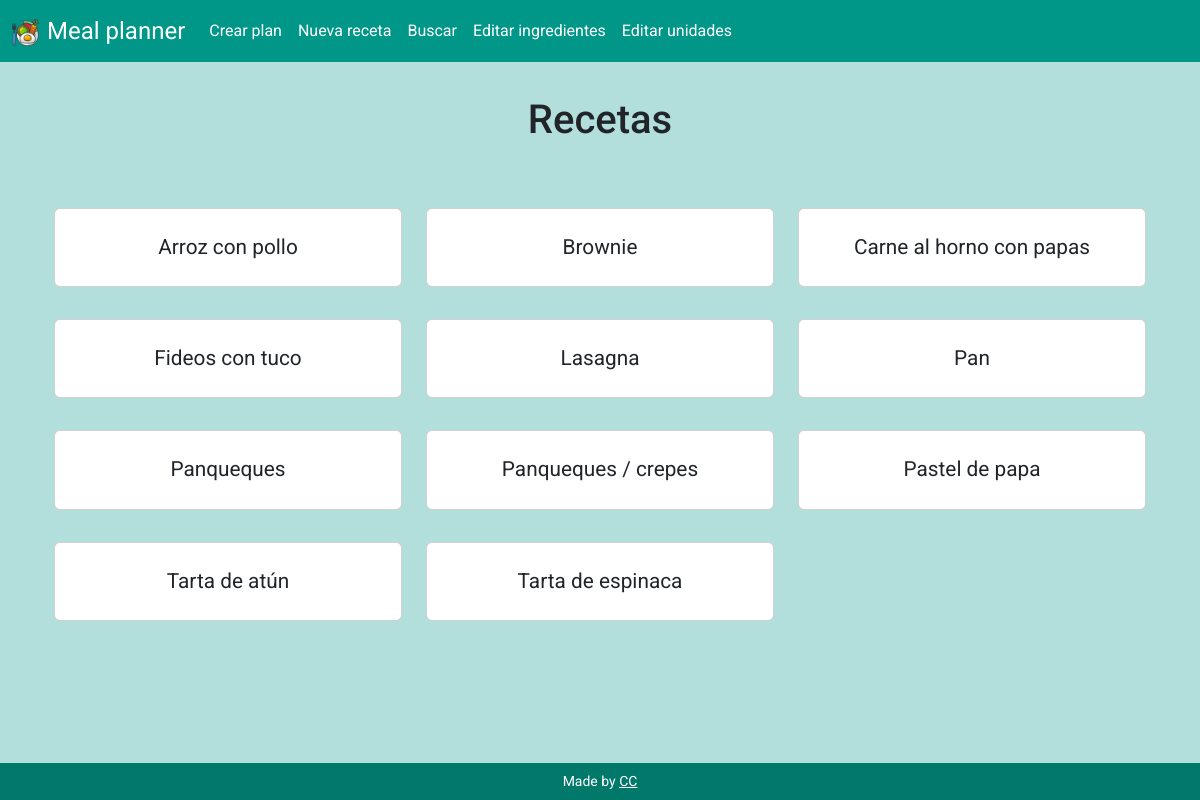
Before: / with the older database file.
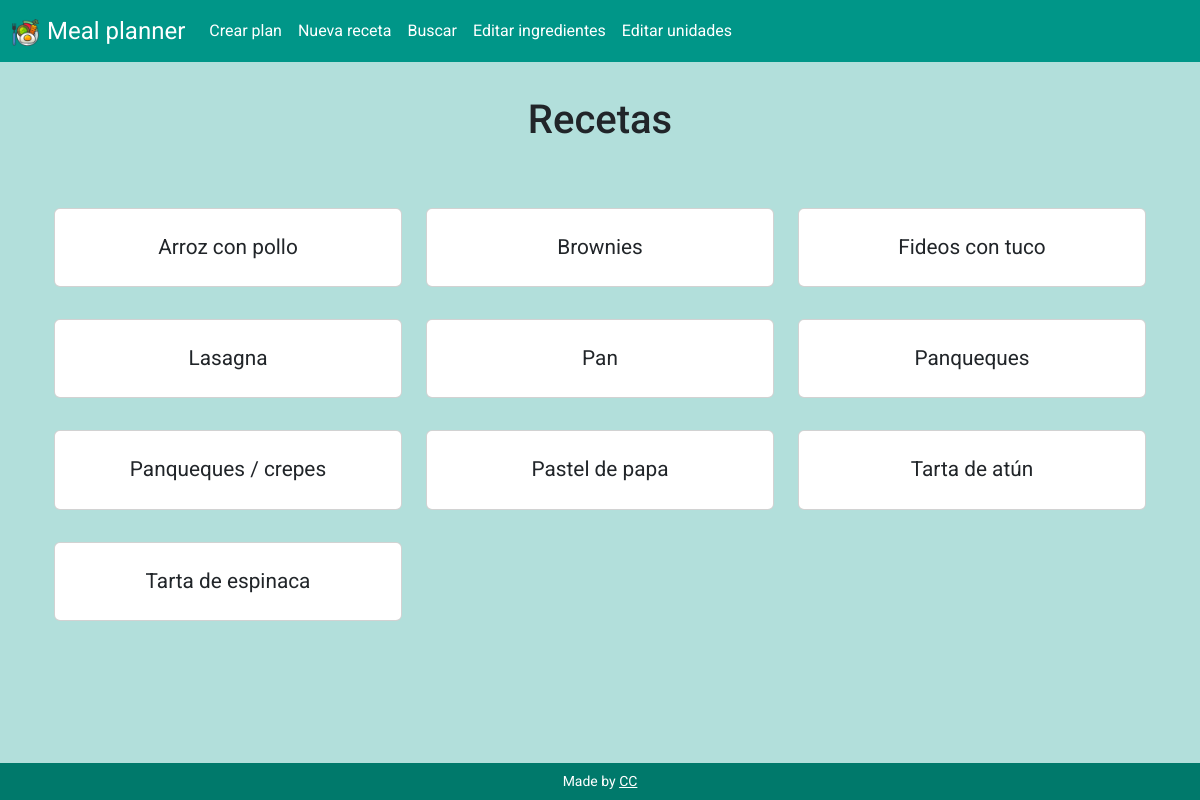
After: the same page with the newer database file.
### tables this page shows
CREATE TABLE recipes (id INTEGER PRIMARY KEY AUTOINCREMENT NOT NULL, name TEXT NOT NULL, instructions TEXT NOT NULL);

### app.py (the view)
@app.route('/', methods=["GET", "POST"])
def index():
    if request.method == "POST":
        id = request.form.get("id")
        cur = db_connect()
        cur.execute("SELECT * FROM recipes WHERE id = ?", (id,))
        recipe = cur.fetchall()
        cur.execute("SELECT ing_used.quantity, ingredients.name AS ing_name, units.name AS unit_name FROM ing_used JOIN ingredients ON ingredients.id = ing_used.ing_id JOIN units ON units.id = ing_used.unit_id WHERE ing_used.recipe_id = ?", (id,))
        ing_used = cur.fetchall()
        db_close(cur)
        return render_template("recipe.html", recipe=recipe, ing_used=ing_used)
    else:
        cur = db_connect()
        cur.execute("SELECT id, name FROM recipes ORDER BY name ASC")
        rows = cur.fetchall()
        db_close(cur)
        return render_template("index.html", rows=rows)

### app.py (called while the page is built)
def db_connect():
    con = sqlite3.connect("meal_planner.db")
    con.row_factory = sqlite3.Row
    cur = con.cursor()
    return cur

def db_close(con):
    con.close()

@app.after_request
def after_request(response):
    response.headers["Cache-Control"] = "no-cache, no-store, must-revalidate"
    response.headers["Expires"] = 0
    response.headers["Pragma"] = "no-cache"
    return response

### templates/index.html (shortened to what this page needs)
{% extends "layout.html" %}
{% block main %}
    <section class="container-fluid text-center">
        <h1 class="mb-5">Recetas</h1>
        <div class="row">
            {% for row in rows %}
                <div class="col-md-4 col-sm-6 my-3 align-self-center">
                    <div class="card">
                        <div class="card-body">
                            <form action="/" method="post">
                                <button type="submit" class="btn stretched-link"><p class="card-title p-0 m-0">{{ row["name"] }}</p></button>
                            </form>
                        </div>
                    </div>
                </div>
            {% endfor %}
        </div>
    </section>
{% endblock %}

### templates/layout.html (shortened to what this page needs)
<!DOCTYPE html>
<html lang="es">
<head>
    <link href="https://cdn.jsdelivr.net/npm/bootstrap@5.3.3/dist/css/bootstrap.min.css" rel="stylesheet"
>
    <link rel="stylesheet" href="https://cdn.jsdelivr.net/npm/bootstrap-icons@1.11.3/font/bootstrap-icons.min.css">
    <link href="/static/styles.css" rel="stylesheet">
</head>
<body>
    <header>
        <nav class="navbar navbar-expand-md fixed-top">
            <div class="container-fluid">
                <a class="navbar-brand fs-4" href="/"><img src="/static/favicon.ico" class="me-2" height="27px" width="27px" alt="Plate of food with fork">Meal planner</a>
                <div class="collapse navbar-collapse" id="navbar">
                    <ul class="navbar-nav">
                        <li class="nav-item"><a class="nav-link" href="/create_plan">Crear plan</a></li>
                        <li class="nav-item"><a class="nav-link" href="/create_recipe">Nueva receta</a></li>
                        <li class="nav-item"><a class="nav-link" href="/search">Buscar</a></li>
                        <li class="nav-item"><a class="nav-link" href="/edit_ingredients">Editar ingredientes</a></li>
                        <li class="nav-item"><a class="nav-link" href="/edit_units">Editar unidades</a></li>
                    </ul>
                </div>
            </div>
        </nav>
    </header>
    <main class="container my-5 pt-5">
        {% block main %}{% endblock %}
    </main>
    <footer class="fixed-bottom">
        <p class="my-2 small text-center">
            Made by <a href="https://github.com/CarolinaCampi">CC</a>
        </p>
    </footer>
</body>
</html>

### static/styles.css (style rules this page uses)
body { background-color: #b2dfdb; font-family: "Roboto", Verdana, Tahoma, Verdana, sans-serif; }
.card-title { font-size: 1.3em; }
nav { background-color: #009688; }
.nav-link, .navbar-brand { color: white; }
footer { background-color: #00796B; color: white; }
a { color: white; }

Changed rows visible on the page:
removed recipes: name "Carne al horno con papas"
changed recipes: name "Brownie" → "Brownies"
